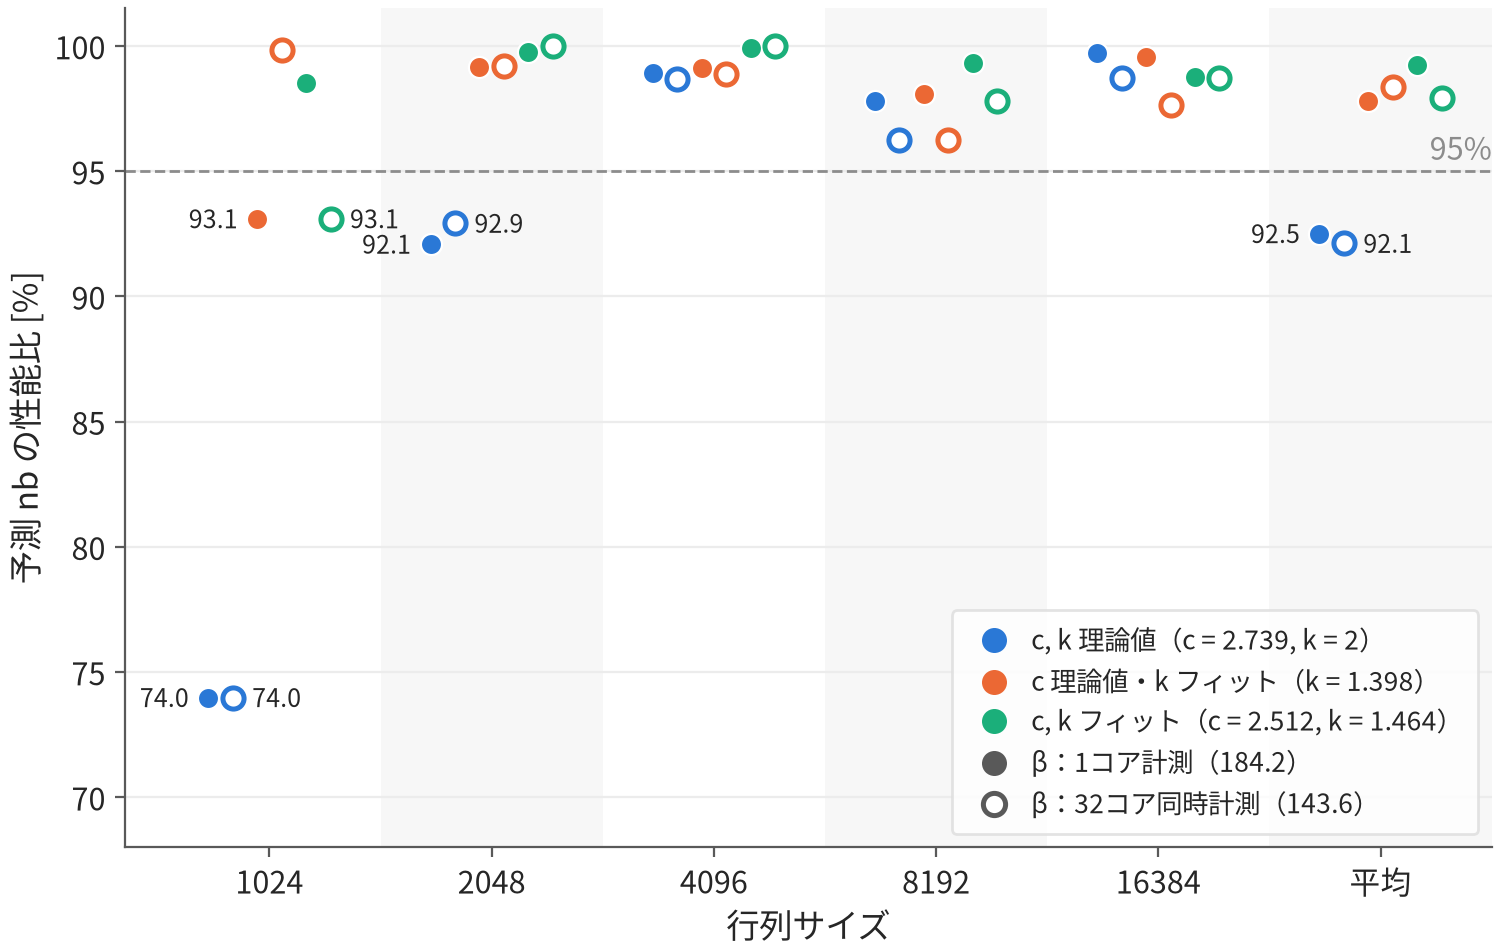

Recreate this plot in Python.
"""
EPYC 7543 の6パターン（(c, k) 3通り × β 2通り）の予測性能比。スライド用（7.5 × 4.75 in, 200 dpi）。

入力は ../s1_smt-off/data/epyc_six_patterns.csv（scripts/epyc_six_patterns.py の出力）。
    fig_epyc_six_patterns.png       c, k は中間40条件すべてで当てはめた値
    fig_epyc_six_patterns_loao.png  c, k は EPYC 7543 を抜いた36条件で当てはめた値
    fig_epyc_six_patterns57.png / _loao57.png  上の2枚の c, k を57条件で当てはめた版
                                    （epyc_six_patterns.py --set 57 の出力。LOAO は EPYC 7543 を抜いた52条件）
"""
from pathlib import Path

import matplotlib
matplotlib.use("Agg")
import matplotlib.pyplot as plt
import pandas as pd
from matplotlib import font_manager as fm
from matplotlib.lines import Line2D

HERE = Path(__file__).resolve().parent
fm.fontManager.addfont("/usr/share/fonts/opentype/noto/NotoSansCJK-Regular.ttc")
plt.rcParams["font.family"] = "Noto Sans CJK JP"

INK, AXIS, GRAY, GRID = "#262626", "#595959", "#8c8c8c", "#ececec"
CK = {"theory": "#2a78d6", "k_fit": "#eb6834", "ck_fit": "#1baf7a"}
SIZES = [1024, 2048, 4096, 8192, 16384]


def ck_label(ck, c, k):
    return {"theory": "c, k 理論値（c = 2.739, k = 2）",
            "k_fit": f"c 理論値・k フィット（k = {k:.3f}）",
            "ck_fit": f"c, k フィット（c = {c:.3f}, k = {k:.3f}）"}[ck]


def plot(d, path):
    fig, ax = plt.subplots(figsize=(7.5, 4.75), dpi=200, layout="constrained")
    groups = SIZES + ["平均"]
    order = [(ck, b) for ck in CK for b in ["1core", "multi"]]
    width = 0.11
    ax.axhline(95, color=GRAY, ls="--", lw=1, zorder=1)
    ax.text(len(groups) - 0.5, 95.3, "95%", color=GRAY, fontsize=11, ha="right", va="bottom")
    for gi, g in enumerate(groups):
        if gi % 2:
            ax.axvspan(gi - 0.5, gi + 0.5, color="#f7f7f7", lw=0, zorder=0)
        placed = []  # この群で横に置いたラベル (向き, 値)
        for j, (ck, b) in enumerate(order):
            s = d[(d.ck == ck) & (d.beta_src == b)]
            v = s.perf.mean() if g == "平均" else s[s["size"] == g].perf.iloc[0]
            x = gi + (j - 2.5) * width
            filled = b == "1core"
            ax.scatter(x, v, s=58, marker="o", zorder=3, color=CK[ck] if filled else "white",
                       edgecolor=CK[ck] if not filled else "white", linewidth=1.8 if not filled else 0.8)
            if v < 95:
                # 1コアの β は左、32コアの β は右に置く（同じ (c, k) の2点は値が近いため）
                # 同じ向きに値の近いラベルがすでにあれば、点の下に置く
                if any(sd == filled and abs(pv - v) < 1.0 for sd, pv in placed):
                    ax.annotate(f"{v:.1f}", (x, v), xytext=(0, -9), textcoords="offset points",
                                ha="center", va="top", fontsize=9, color=INK)
                    continue
                placed.append((filled, v))
                ax.annotate(f"{v:.1f}", (x, v), xytext=(-7 if filled else 7, 0), textcoords="offset points",
                            ha="right" if filled else "left", va="center", fontsize=9, color=INK)
    ax.set_xticks(range(len(groups)), [str(g) for g in groups])
    ax.set_xlim(-0.65, len(groups) - 0.5)
    ax.set_ylim(68, 101.5)
    ax.set_xlabel("行列サイズ", color=INK, fontsize=12)
    ax.set_ylabel("予測 nb の性能比 [%]", color=INK, fontsize=12)
    ax.grid(axis="y", color=GRID, lw=0.8); ax.set_axisbelow(True)
    for sp in ["top", "right"]:
        ax.spines[sp].set_visible(False)
    for sp in ["left", "bottom"]:
        ax.spines[sp].set_color(AXIS)
    ax.tick_params(colors=AXIS, labelsize=11, labelcolor=INK)

    first = d.drop_duplicates("ck").set_index("ck")
    h1 = [Line2D([], [], ls="", marker="o", ms=8, color=CK[ck], label=ck_label(ck, first.c[ck], first.k[ck]))
          for ck in CK]
    h2 = [Line2D([], [], ls="", marker="o", ms=8, color="#595959", label="β：1コア計測（184.2）"),
          Line2D([], [], ls="", marker="o", ms=8, markerfacecolor="white", markeredgecolor="#595959",
                 markeredgewidth=1.8, label="β：32コア同時計測（143.6）")]
    leg = ax.legend(handles=h1 + h2, loc="lower right", frameon=True, fontsize=9.5, labelcolor=INK,
                    handletextpad=0.4, borderpad=0.6, ncol=1)
    leg.get_frame().set_edgecolor("#dddddd")
    fig.savefig(path, facecolor="white")
    plt.close(fig)


if __name__ == "__main__":
    d = pd.read_csv(HERE.parent / "s1_smt-off/data/epyc_six_patterns.csv")
    d = d[d.beta_src.isin(["1core", "multi"])]
    plot(d[d.scope == "全点"], HERE / "fig_epyc_six_patterns.png")
    plot(d[d.scope == "LOAO"], HERE / "fig_epyc_six_patterns_loao.png")
    d = pd.read_csv(HERE.parent / "s1_smt-off/data/epyc_six_patterns57.csv")
    d = d[d.beta_src.isin(["1core", "multi"])]
    plot(d[d.scope == "全点"], HERE / "fig_epyc_six_patterns57.png")
    plot(d[d.scope == "LOAO"], HERE / "fig_epyc_six_patterns_loao57.png")
